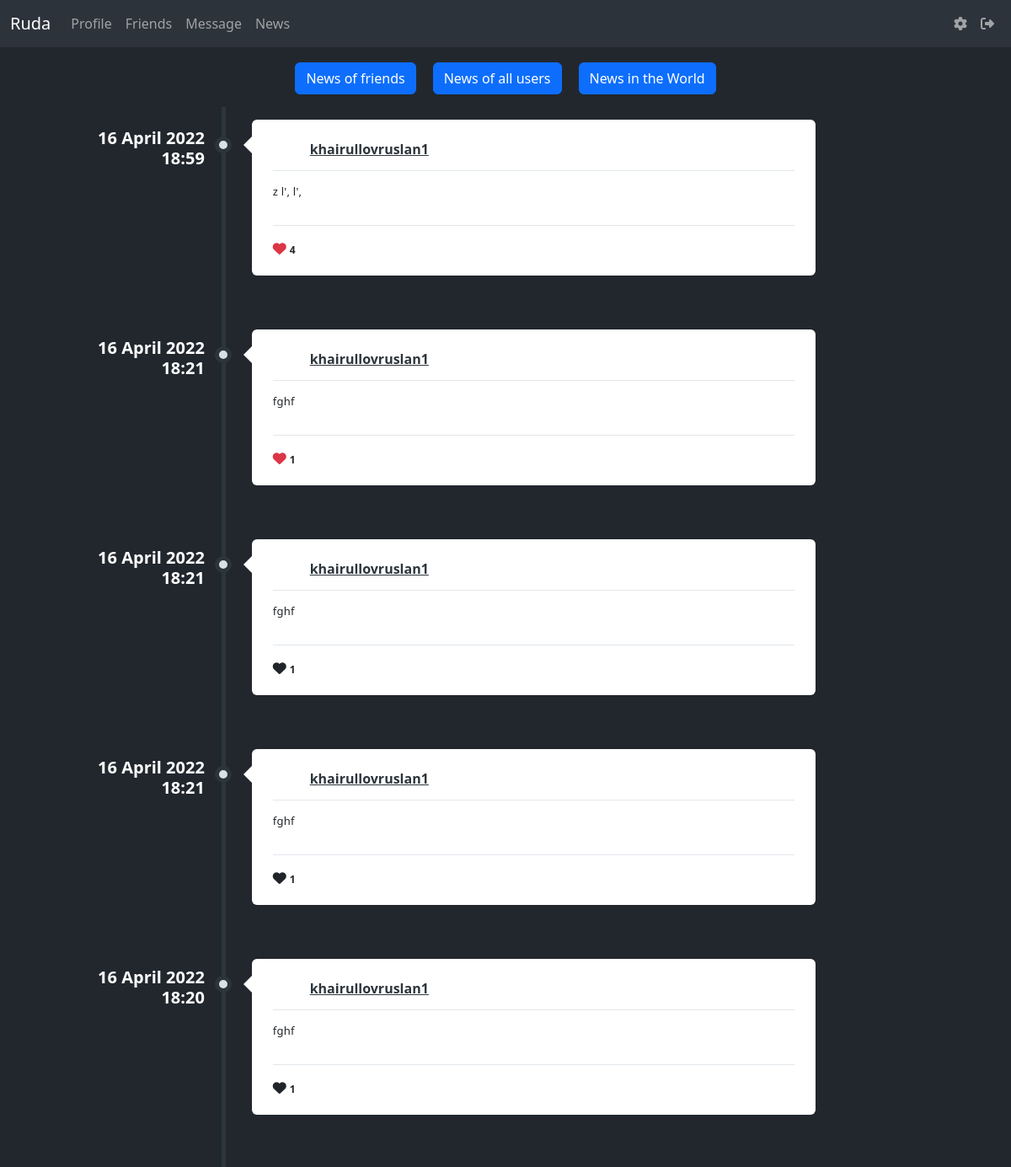
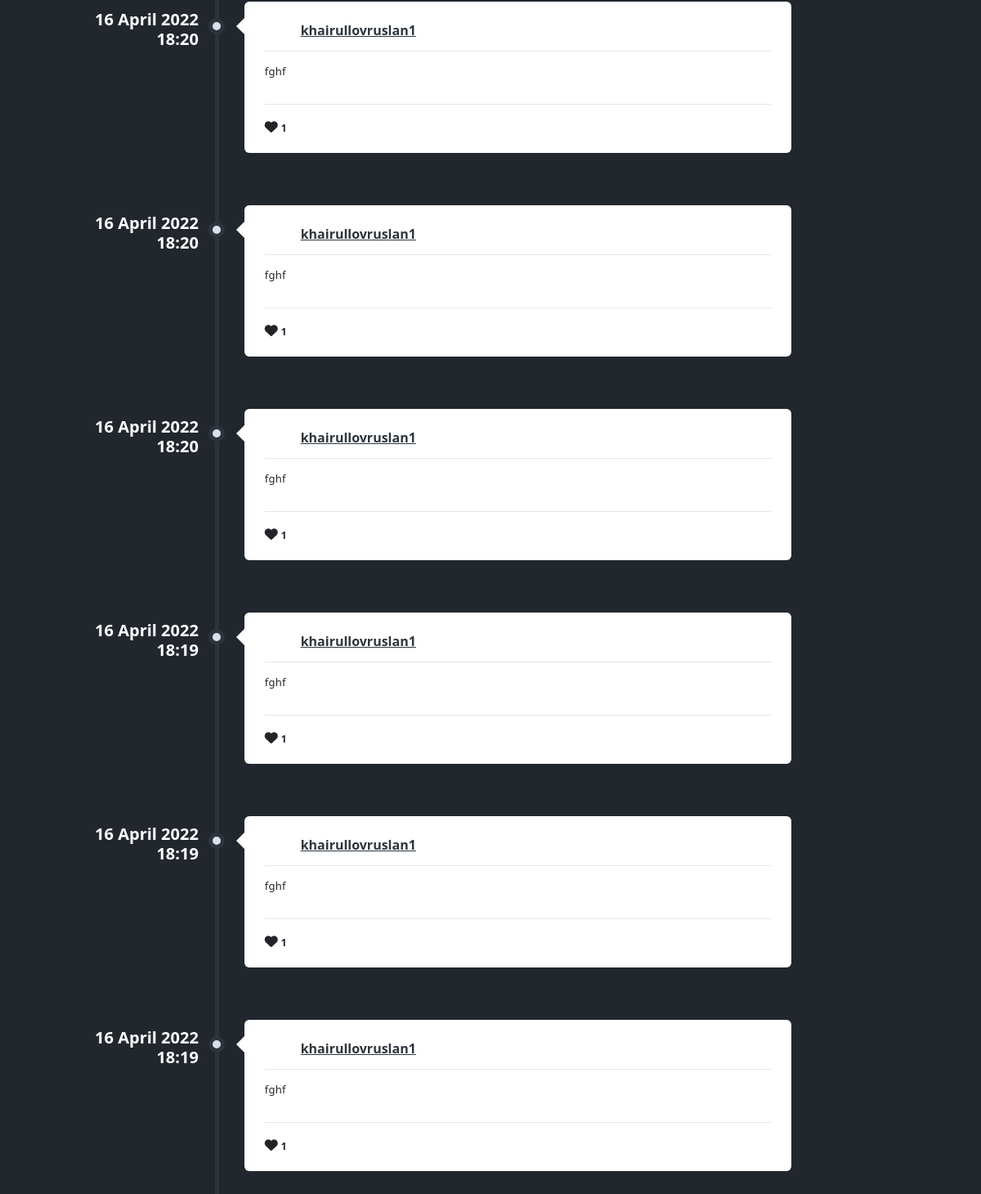
Screenshot of /news (signed in) with the database file from the repository (2 pictures, top to bottom).
### data/posts.py (models this page shows)
class Posts(SqlAlchemyBase):
    __tablename__ = 'posts'
    id = sqlalchemy.Column(sqlalchemy.Integer,
                           primary_key=True, autoincrement=True)
    content = sqlalchemy.Column(sqlalchemy.String, nullable=True)
    image = sqlalchemy.Column(sqlalchemy.String, nullable=True)
    likes = sqlalchemy.Column(sqlalchemy.String,
                              nullable=True, default='')
    created_date = sqlalchemy.Column(sqlalchemy.DateTime,
                                     default=datetime.datetime.now)
    user_id = sqlalchemy.Column(sqlalchemy.Integer,
                                sqlalchemy.ForeignKey("users.id"))
    user = orm.relation('User')

### data/users.py (models this page shows, shortened)
class User(SqlAlchemyBase, UserMixin):
    __tablename__ = 'users'
    id = sqlalchemy.Column(sqlalchemy.Integer, primary_key=True, autoincrement=True)
    name = sqlalchemy.Column(sqlalchemy.String, unique=True, nullable=True)
    about = sqlalchemy.Column(sqlalchemy.String, nullable=True)
    second_email = sqlalchemy.Column(sqlalchemy.String, nullable=True)
    github = sqlalchemy.Column(sqlalchemy.String, nullable=True)
    image = sqlalchemy.Column(sqlalchemy.String, default="default.jpg")
    email = sqlalchemy.Column(sqlalchemy.String, index=True, unique=True, nullable=True)
    followings = sqlalchemy.Column(sqlalchemy.String, nullable=True, default='')
    followers = sqlalchemy.Column(sqlalchemy.String, nullable=True, default='')
    hashed_password = sqlalchemy.Column(sqlalchemy.String, nullable=True)
    created_date = sqlalchemy.Column(sqlalchemy.DateTime, default=datetime.datetime.now)

### main.py (the view)
@app.route('/news', methods=['GET', 'POST'])
@login_required
def news():
    db_sess = db_session.create_session()
    if request.method == 'POST':
        data = request.form
        if 'all' in list(dict(data).keys()):
            posts = db_sess.query(Posts).filter(Posts.user_id != current_user.id).all()
            posts_api = []
        elif 'friends' in list(dict(data).keys()):
            friends = current_user.followings.split(', ')
            if friends[0] != '':
                friends_id = list(map(int, friends))
                posts = db_sess.query(Posts).filter(Posts.user_id.in_(friends_id)).all()
            else:
                posts = []
            posts_api = []
        elif 'api' in list(dict(data).keys()):
            url = ('https://newsapi.org/v2/top-headlines?country=ru&apiKey=fc730c64a9104752b13f184a6d630a83')
            response = requests.get(url)
            posts_api = response.json()['articles']
            posts = []
    else:
        friends = current_user.followings.split(', ')
        if friends:
            friends_id = list(map(int, friends))
            posts = db_sess.query(Posts).filter(Posts.user_id.in_(friends_id)).all()
        else:
            posts = db_sess.query(Posts).filter(Posts.user_id != current_user.id).all()
        posts_api = []
    return render_template('news.html', title='News', posts=posts, posts_api=posts_api)

### data/db_session.py (called while the page is built)
def create_session() -> Session:
    global __factory
    return __factory()

### main.py (called while the page is built)
@login_manager.user_loader
def load_user(user_id):
    db_sess = db_session.create_session()
    return db_sess.query(User).get(user_id)

### templates/news.html (shortened to what this page needs)
{% extends "base.html" %}
{% block content %}
<form method="post" enctype="multipart/form-data">
    <div class="news_buttons">
        <button type="submit" class="btn btn-primary" name="friends">News of friends</button>
        <button type="submit" class="btn btn-primary" name="all">News of all users</button>
        <button type="submit" class="btn btn-primary" name="api">News in the World</button>
    </div>
</form>
{% if not posts_api %}
<div>
            <ul class="timeline">
                {% for item in posts|reverse%}
                {% if posts %}
                <li>
                    <div class="timeline-time">
                        <span class="time" style="color: white;">{{item.created_date.strftime('%d %B %Y')}}</span>
                        <span class="time" style="color: white;">{{item.created_date.strftime('%H:%M')}}</span>
                    </div>
                    <div class="timeline-icon">
                        <a href="#"></a>
                    </div>
                    <div class="timeline-body">
                        <div class="timeline-header">
                            <span class="userimage"><a href="/profile/{{item.user.name}}"><img src="../static/avatars/{{item.user.image}}" alt=""></a></span>
                            <span class="username"><a href="/profile/{{item.user.name}}">{{item.user.name}}</a></span>
                        </div>
                        <div class="timeline-content">
                            <p>
                                {{item.content}}
                            </p>
                        </div>
                        <div class="timeline-footer">
                            <form method="post" enctype="multipart/form-data">
                                {% set list1 = item.likes.split(', ') %}
                                {% set user_id_ = current_user.id | string() %}
                                {% if user_id_ in list1 %}
                                    <i
                                      class="fa-solid fa-heart text-danger"
                                      id="like-button-{{item.id}}"
                                      onclick="like({{item.id}})"
                                    ></i>
                                {% else %}
                                    <i
                                      class="fa-solid fa-heart"
                                      id="like-button-{{item.id}}"
                                      onclick="like({{item.id}})"
                                    ></i>
                                {% endif %}
                                <span class="stats-total" id="likes-count-{{item.id}}">{{ item.likes|length }}</span>
                            </form>
                        </div>
                    </div>
                    <br>
                </li>
                {% else %}
                    <div class="friends__error">
                        <h1 style="color: white;">Nothing found</h1>
                        <a href="/news">Click here to see news of all users</a>
                    </div>
                {% endif %}
                {% endfor %}
            </ul>
</div>
{% endif %}
{% endblock %}

### static/css/style.css (style rules this page uses)
html body { background-color: #22272e; }
body { min-height: 100vh; overflow-x: hidden }
.timeline { list-style-type: none; margin: 0; padding: 0; position: relative }
.timeline:before { content: ''; position: absolute; top: 5px; bottom: 5px; width: 5px; background: #2d353c; left: 20%; margin-left: -2.5px }
.timeline>li { position: relative; min-height: 50px; padding: 20px 0 }
.timeline .timeline-time { position: absolute; left: 0; width: 18%; text-align: right; top: 30px; color: white; }
.timeline .timeline-time .date, .timeline .timeline-time .time { display: block; font-weight: 600 }
.timeline .timeline-time .time { line-height: 24px; font-size: 20px; color: #242a30 }
.timeline .timeline-icon { left: 15%; position: absolute; width: 10%; text-align: center; top: 40px }
.timeline .timeline-icon a { text-decoration: none; width: 20px; height: 20px; display: inline-block; border-radius: 20px; background: #d9e0e7; line-height: 10px; color: #fff; font-size: 14px; border: 5px solid #2d353c; transition: border-color .2s linear }
.timeline .timeline-body { margin-left: 23%; margin-right: 17%; background: #fff; position: relative; padding: 20px 25px; border-radius: 6px }
.timeline .timeline-body:before { content: ''; display: block; position: absolute; border: 10px solid transparent; border-right-color: #fff; left: -20px; top: 20px }
.timeline .timeline-body>div+div { margin-top: 15px }
.timeline .timeline-body>div+div:last-child { margin-bottom: -20px; padding-bottom: 20px; border-radius: 0 0 6px 6px }
.timeline-header { padding-bottom: 10px; border-bottom: 1px solid #e2e7eb; line-height: 30px }
.timeline-header .userimage { float: left; width: 34px; height: 34px; border-radius: 40px; overflow: hidden; margin: -2px 10px -2px 0 }
.timeline-header .username { font-size: 16px; font-weight: 600 }
.timeline-header .username, .timeline-header .username a { color: #2d353c }
.timeline-content { letter-spacing: .25px; line-height: 18px; font-size: 13px }
.timeline-content:after, .timeline-content:before { content: ''; display: table; clear: both }
.timeline-footer { background: #fff; border-top: 1px solid #e2e7ec; padding-top: 15px }
.stats-total { display: inline-block; line-height: 20px color: #6d767f; font-weight: 600; font-size: 12px }
.text-danger, .text-red { color: #ff5b57!important; }
.news_buttons { margin-left: auto; margin-right: auto; display: flex; justify-content: center; }
.news_buttons > button { margin: 10px; }

### rows the page displays
Posts: created_date "16 April 2022", created_date "18:59", user.name "khairullovruslan1", content "z l', l',", likes|length "4"
Posts: created_date "16 April 2022", created_date "18:21", user.name "khairullovruslan1", content "fghf", likes|length "1"
Posts: created_date "16 April 2022", created_date "18:21", user.name "khairullovruslan1", content "fghf", likes|length "1"
Posts: created_date "16 April 2022", created_date "18:21", user.name "khairullovruslan1", content "fghf", likes|length "1"
Posts: created_date "16 April 2022", created_date "18:20", user.name "khairullovruslan1", content "fghf", likes|length "1"
Posts: created_date "16 April 2022", created_date "18:20", user.name "khairullovruslan1", content "fghf", likes|length "1"
Posts: created_date "16 April 2022", created_date "18:20", user.name "khairullovruslan1", content "fghf", likes|length "1"
Posts: created_date "16 April 2022", created_date "18:20", user.name "khairullovruslan1", content "fghf", likes|length "1"
Posts: created_date "16 April 2022", created_date "18:19", user.name "khairullovruslan1", content "fghf", likes|length "1"
Posts: created_date "16 April 2022", created_date "18:19", user.name "khairullovruslan1", content "fghf", likes|length "1"
Posts: created_date "16 April 2022", created_date "18:19", user.name "khairullovruslan1", content "fghf", likes|length "1"
